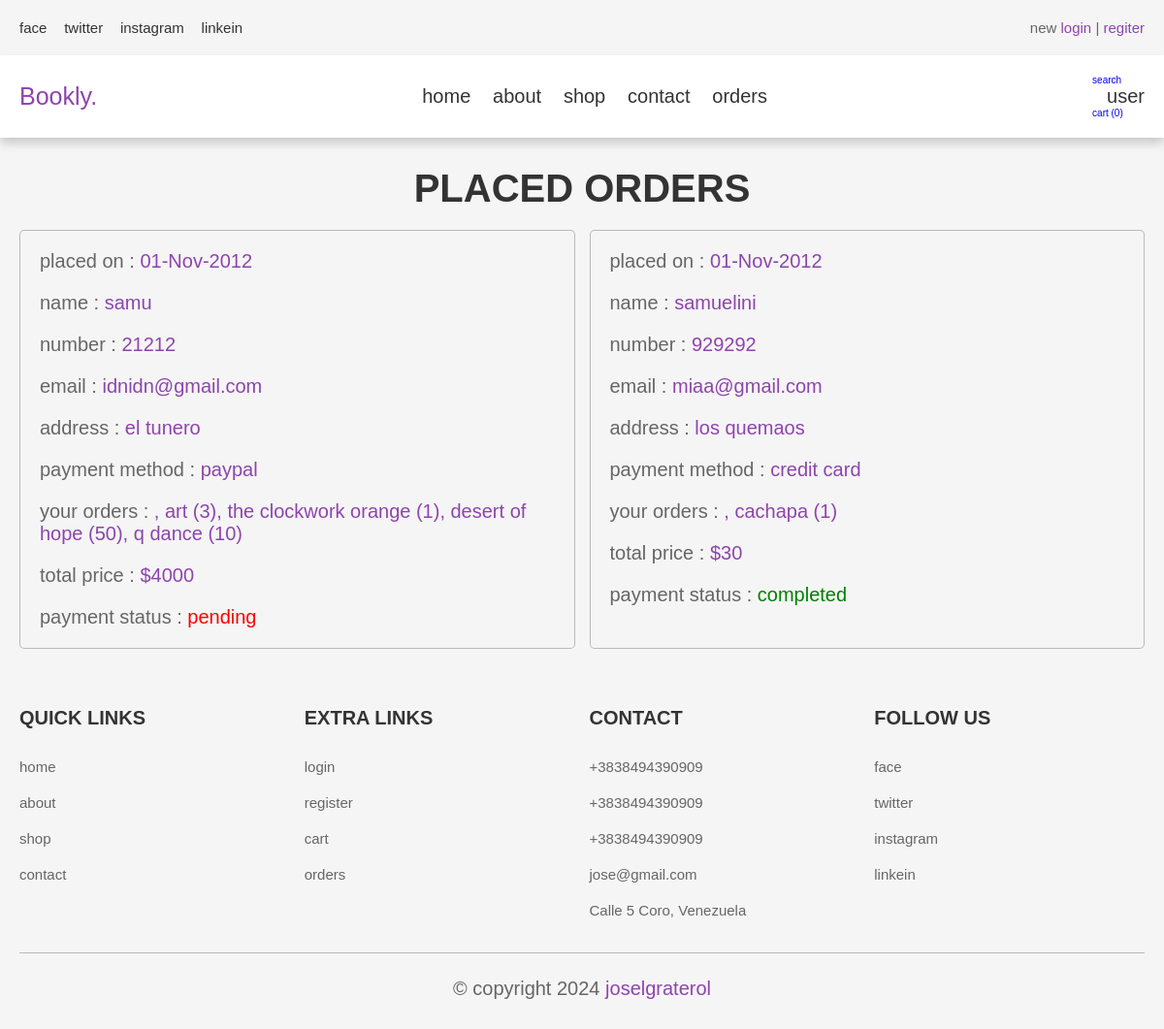
Screenshot of /orders.php (signed in) with the database file from the repository.
### tables this page shows
CREATE TABLE `orders` (
  `id` int(100) NOT NULL,
  `user_id` int(100) NOT NULL,
  `name` varchar(100) NOT NULL,
  `number` varchar(12) NOT NULL,
  `email` varchar(100) NOT NULL,
  `method` varchar(50) NOT NULL,
  `address` varchar(500) NOT NULL,
  `total_products` varchar(1000) NOT NULL,
  `total_price` int(100) NOT NULL,
  `placed_on` varchar(50) NOT NULL,
  `payment_status` varchar(20) NOT NULL DEFAULT 'pending'
);

### orders.php (the view, shortened to what this page needs)
<?php
include 'config.php';
$user_id = $_SESSION['user_id'];
 ?>
 <!DOCTYPE html>
 <html>
 <head>
 	<link rel="stylesheet" href="style.css">
 </head>
 <body>
<?php include 'header.php'; ?>
<section class="placed-orders">
    <h1 class="title">placed orders</h1>
    <div class="box-container">
        <?php
            $order_query = mysqli_query($conn, "SELECT * FROM orders WHERE user_id = '$user_id' ") or die("query failed");
            if (mysqli_num_rows($order_query) > 0){
                while ($fetch_orders = mysqli_fetch_assoc($order_query)){
        ?>
        <div class="box">
            <p>placed on : <span><?php echo $fetch_orders['placed_on']; ?></span></p>
            <p>name : <span><?php echo $fetch_orders['name']; ?></span></p>
            <p>number : <span><?php echo $fetch_orders['number']; ?></span></p>
            <p>email : <span><?php echo $fetch_orders['email']; ?></span></p>
            <p>address : <span><?php echo $fetch_orders['address']; ?></span></p>
            <p>payment method : <span><?php echo $fetch_orders['method']; ?></span></p>
            <p>your orders : <span><?php echo $fetch_orders['total_products']; ?></span></p>
            <p>total price : <span>$<?php echo $fetch_orders['total_price']; ?></span></p>
            <p>payment status : <span style="color: <?php echo ($fetch_orders['payment_status'] == 'pending')? 'red': 'green'; ?>;"><?php echo $fetch_orders['payment_status']; ?></span></p>
        </div>
        <?php
                }
            }else{
                echo "<p class='empty'>no orders placed yet!</p>";
            }
        ?>
    </div>
</section>
<?php include 'footer.php'; ?>
</body>
</html>

### style.css (style rules this page uses)
:root { --purple: #8e44ad; --red: #c0392b; --orange: #f39c12; --black: #333; --white: #fff; --light-color: #666; --light-white: #ccc; --light-bg: #f5f5f5; --border: .1rem solid rgba(51, 51, 51, 0.3); --box-shadow: 0 .5rem 1rem rgba(0, 0, 0, .1); }
* { font-family: sans-serif; margin: 0; padding: 0; box-sizing: border-box; outline: none; border: none; text-decoration: none; transition: all .2s linear; }
html { font-size: 62.5%; overflow-x: hidden; }
body { background-color: var(--light-bg); }
section { padding: 3rem 2rem; }
.title { text-align: center; margin-bottom: 2rem; text-transform: uppercase; color: var(--black); font-size: 4rem; }
.placed-orders .box-container { display: flex; flex-wrap: wrap; gap: 1.5rem; max-width: 1200px; margin: 0 auto; }
.placed-orders .box-container .box { flex: 1 1 40rem; border-radius: .5rem; padding: 2rem; border: var(--border); background-color: var(--light-bg); padding: 1rem 2rem; }
.placed-orders .box-container .box p { padding: 1rem 0; font-size: 2rem; color: var(--light-color); }
.placed-orders .box-container .box p span { color: var(--purple); }

### rows the page displays
orders: placed_on "01-Nov-2012", name "samu", number "21212", email "idnidn@gmail.com", address "el tunero", method "paypal", total_products ", art (3), the clockwork orange (1), desert of hope (50), q dance (10)", total_price "4000", payment_status "pending"
orders: placed_on "01-Nov-2012", name "samuelini", number "929292", email "miaa@gmail.com", address "los quemaos", method "credit card", total_products ", cachapa (1)", total_price "30", payment_status "completed"

### other values shown
$cart_rows_number "0"
